Frame 1 (no input): blank canvas, image omitted
Frame 60 (the mouse pressed at the canvas centre just before this capture): blank canvas, image omitted
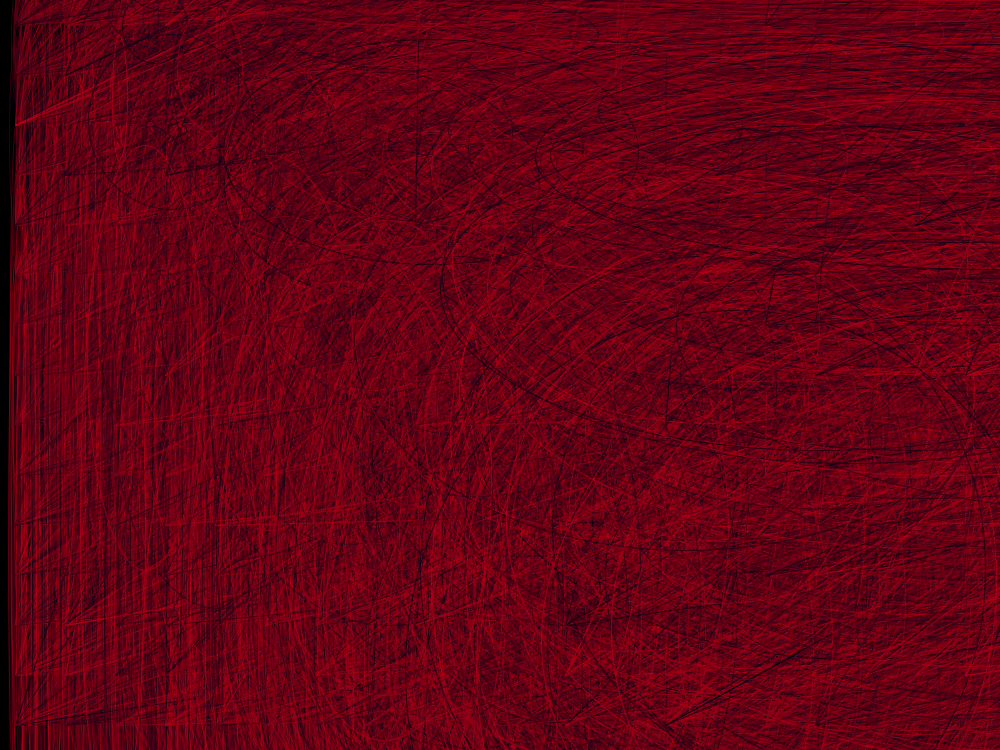
Frame 120 (the mouse held since frame 60 and released just before this capture)

The Processing sketch whose frames 1 and 60 were blank and that drew this single picture after the mouse press (run headless with seeded random() and noise(); from frame 60 on, the mouse is pressed at the canvas centre):

// Processing sketch: processing_20320
// ── processing_20320.pde

int counter;
void setup () {
  smooth ();
  frameRate (10);
  background (0);
  size (1000,750);
}

void draw () {
  noFill ();
stroke (255,random(0,255));

//use a mouse press to run the program

if (mousePressed) {

//use two for loops to fill the pattern
for (int x = 15; x<width; x +=50) {

for (int y = 25; y<height; y+=50) {




stroke (random(0,200),0,20,random(10,200));
ellipse (x+random(1,205), y-random(10,100),x,y); 
triangle (x+random(1,205), y-random(10,100),x,y,x,y); 
line (x,y, x+random(1,250), y-random(1,200));
line (x+random(1,205), y-random(10,100),x,y);  

}
}

}

}
